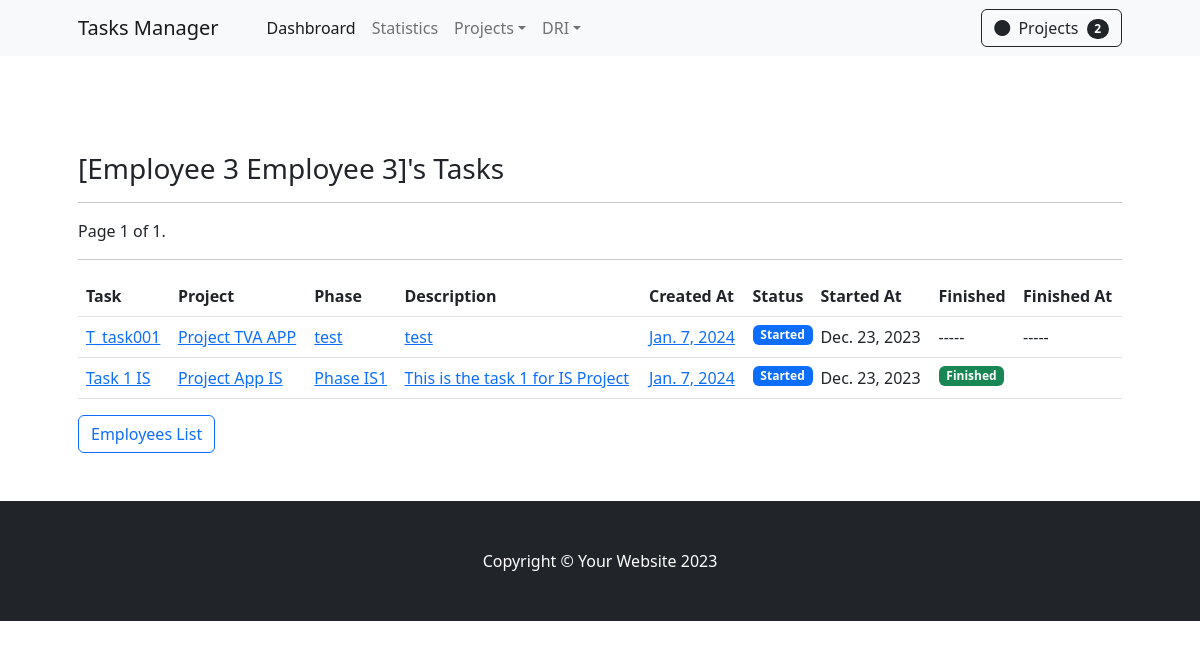
The app's page /employees/3/tasks/tasks-list with its own data.
### apps/backend/models.py (models this page shows, shortened)
class Employee(models.Model):
    ppr         = models.CharField(max_length=20)
    first_name  = models.CharField(max_length=100)
    last_name   = models.CharField(max_length=100)
    entity      = models.ForeignKey(Entity, on_delete=models.CASCADE, related_name='employees')
    function    = models.ForeignKey(Function, on_delete=models.CASCADE, related_name='employees')

class Responsible(models.Model):
    employee    = models.ForeignKey(Employee, on_delete=models.CASCADE, related_name='reponsibles')
    task        = models.ForeignKey(Task, on_delete=models.CASCADE, related_name='responsibles')
    start_date  = models.DateField(default=datetime.now)
    end_date    = models.DateField(default=datetime.now)
    observation = models.TextField(blank=True)

class Task(models.Model):
    title           = models.CharField(max_length=100)
    description     = models.TextField(blank=False)
    phase           = models.ForeignKey(Phase, on_delete=models.CASCADE, related_name='tasks')
    created_at      = models.DateTimeField(default=datetime.now)
    updated_at      = models.DateTimeField(default=datetime.now)
    ongoing         = models.BooleanField(default=False)
    started_at      = models.DateTimeField(default=datetime.now)
    finished        = models.BooleanField(default=False)
    finished_at     = models.DateTimeField(default=datetime.now)

class Phase(models.Model):
    title           = models.CharField(max_length=150)
    description     = models.TextField(blank=False)
    project         = models.ForeignKey(Project, on_delete=models.CASCADE, related_name='phases')

class Project(models.Model):
    title           = models.CharField(max_length=150)
    description     = models.TextField(blank=False)
    phases_nbr      = models.IntegerField(default=1)
    created_at      = models.DateTimeField(default=datetime.now)
    updated_at      = models.DateTimeField(default=datetime.now)
    ongoing         = models.BooleanField(default=False)
    started_at      = models.DateTimeField(default=datetime.now)
    finished        = models.BooleanField(default=False)
    finished_at     = models.DateTimeField(default=datetime.now)

### apps/backend/views/employee.py (the view)
# urls.py: path('employees/<int:employee_id>/tasks/<str:tag>', view=employeeProjects, name='employee-tasks'),
def employeeProjects(request, employee_id, tag):
    employee        = Employee.objects.get(id=employee_id)
    responsibles    = Responsible.objects.filter(employee_id=employee_id)
    paginator       = Paginator(responsibles, 4) #Show 4 entities by row
    page_number     = request.GET.get("page")
    page_obj        = paginator.get_page(page_number)
    context = {
        "object_list" : page_obj,
        "employee": employee,
        'page_obj': page_obj
    }
    if tag == 'projects-list':
        return render(request=request, template_name='employees/employee_projects.html', context=context)
    else:
        return render(request=request, template_name='employees/employee_tasks.html', context=context)

### apps/backend/templates/employees/employee_tasks.html (shortened to what this page needs)
{% extends '_base.html' %}
{% load crispy_forms_tags %}
{% load static %}
{% block content %}
    <section class="py-5">
        <div class="container px-4 px-lg-5 mt-5">
            <h3> [{{employee.first_name}} {{employee.last_name}}]'s Tasks </h3>
            <hr>
            <div class="pagination">
                <span class="step-links">
                    <span class="current">
                        Page {{ page_obj.number }} of {{ page_obj.paginator.num_pages }}.
                    </span>
                </span>
            </div>
            <hr>
            <table class="table table-responsive flex-fill">
                <tr>
                    <th>Task</th>
                    <th>Project</th>
                    <th>Phase</th>
                    <th>Description</th>
                    <th>Created At</th>
                    <th>Status</th>
                    <th>Started At</th>
                    <th>Finished</th>
                    <th>Finished At</th>
                </tr>
                {% for responsible in object_list %}
                    <td>
                        <a href="">{{responsible.task.title}}</a>
                    </td>
                    <td>
                        <a href="">{{responsible.task.phase.project.title}}</a>
                    </td>
                    <td>
                        <a href="">{{responsible.task.phase.title}}</a>
                    </td>
                    <td>
                        <a href="">{{responsible.task.description}}</a>
                    </td>
                    <td>
                        <a href="">{{responsible.task.created_at|date}}</a>
                    </td>
                    {% if responsible.task.phase.project.ongoing %}
                        <td>
                            <div class="badge bg-primary text-white position-absolute" ">Started</div>
                        </td>
                        <td>
                            {{responsible.task.phase.project.started_at|date}}
                        </td>
                    {% endif %}
                    {% if responsible.task.phase.project.finished and responsible.task.phase.project.ongoing %}
                        <td>
                            <div class="badge bg-success text-white position-absolute" ">Finished</div>
                        </td>
                        <td>
                        </td>
                    {% else %}
                        <td>
                            -----
                        </td>
                        <td>
                            -----
                        </td>
                    {% endif %}
                {% endfor %}
            </table>
            <a href="{% url 'employee-list' %}" class="btn btn-outline-primary" >Employees List</a>
        </div>
    </section>
{% endblock %}

### records on screen
Employee: first_name "Employee 3", last_name "Employee 3"
Responsible: task "T_task001", task.phase.project "Project TVA APP", task.phase "test", task.description "test", task.created_at "Jan. 7, 2024", task.phase.project.started_at "Dec. 23, 2023"
Responsible: task "Task 1 IS", task.phase.project "Project App IS", task.phase "Phase IS1", task.description "This is the task 1 for IS Project", task.created_at "Jan. 7, 2024", task.phase.project.started_at "Dec. 23, 2023"

### other values on screen
{{ object_list|length }} "2"
{{ page_obj.number }} "1"
{{ page_obj.paginator.num_pages }} "1"
